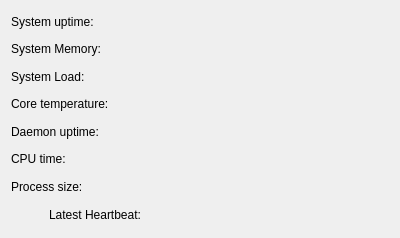
<?xml version="1.0" encoding="UTF-8"?>
<ui version="4.0">
 <class>snowgui::SystemInfoWidget</class>
 <widget class="QWidget" name="snowgui::SystemInfoWidget">
  <property name="geometry">
   <rect>
    <x>0</x>
    <y>0</y>
    <width>400</width>
    <height>238</height>
   </rect>
  </property>
  <property name="windowTitle">
   <string>Form</string>
  </property>
  <layout class="QGridLayout" name="gridLayout">
   <item row="6" column="3">
    <widget class="QLabel" name="sizeField">
     <property name="text">
      <string/>
     </property>
    </widget>
   </item>
   <item row="3" column="3">
    <widget class="QLabel" name="temperatureField">
     <property name="minimumSize">
      <size>
       <width>120</width>
       <height>0</height>
      </size>
     </property>
     <property name="text">
      <string/>
     </property>
    </widget>
   </item>
   <item row="2" column="3">
    <widget class="QLabel" name="loadField">
     <property name="text">
      <string/>
     </property>
    </widget>
   </item>
   <item row="1" column="3">
    <widget class="QLabel" name="systemMemoryField">
     <property name="text">
      <string/>
     </property>
    </widget>
   </item>
   <item row="1" column="1" colspan="2">
    <widget class="QLabel" name="systemMemoryLabel">
     <property name="text">
      <string>System Memory:</string>
     </property>
    </widget>
   </item>
   <item row="7" column="2">
    <widget class="QLabel" name="heartbeatLabel">
     <property name="text">
      <string>Latest Heartbeat:</string>
     </property>
    </widget>
   </item>
   <item row="7" column="1">
    <widget class="snowgui::HeartWidget" name="heartWidget" native="true">
     <property name="minimumSize">
      <size>
       <width>32</width>
       <height>24</height>
      </size>
     </property>
     <property name="maximumSize">
      <size>
       <width>32</width>
       <height>24</height>
      </size>
     </property>
    </widget>
   </item>
   <item row="2" column="1" colspan="2">
    <widget class="QLabel" name="loadLabel">
     <property name="text">
      <string>System Load:</string>
     </property>
    </widget>
   </item>
   <item row="4" column="1" colspan="2">
    <widget class="QLabel" name="daemonUptimeLabel">
     <property name="text">
      <string>Daemon uptime:</string>
     </property>
    </widget>
   </item>
   <item row="5" column="3">
    <widget class="QLabel" name="cputimeField">
     <property name="text">
      <string/>
     </property>
    </widget>
   </item>
   <item row="4" column="3">
    <widget class="QLabel" name="daemonUptimeField">
     <property name="text">
      <string/>
     </property>
    </widget>
   </item>
   <item row="0" column="3">
    <widget class="QLabel" name="systemUptimeField">
     <property name="text">
      <string/>
     </property>
    </widget>
   </item>
   <item row="0" column="1" colspan="2">
    <widget class="QLabel" name="systemUptimeLabel">
     <property name="text">
      <string>System uptime:</string>
     </property>
    </widget>
   </item>
   <item row="7" column="3">
    <widget class="QLabel" name="heartbeatField">
     <property name="text">
      <string/>
     </property>
    </widget>
   </item>
   <item row="3" column="1" colspan="2">
    <widget class="QLabel" name="temperatureLabel">
     <property name="minimumSize">
      <size>
       <width>0</width>
       <height>0</height>
      </size>
     </property>
     <property name="maximumSize">
      <size>
       <width>16777215</width>
       <height>16777215</height>
      </size>
     </property>
     <property name="text">
      <string>Core temperature:</string>
     </property>
    </widget>
   </item>
   <item row="5" column="1" colspan="2">
    <widget class="QLabel" name="cputimeLabel">
     <property name="text">
      <string>CPU time:</string>
     </property>
    </widget>
   </item>
   <item row="6" column="1" colspan="2">
    <widget class="QLabel" name="sizeLabel">
     <property name="text">
      <string>Process size:</string>
     </property>
    </widget>
   </item>
  </layout>
 </widget>
 <customwidgets>
  <customwidget>
   <class>snowgui::HeartWidget</class>
   <extends>QWidget</extends>
   <header location="global">HeartWidget.h</header>
   <container>1</container>
  </customwidget>
 </customwidgets>
 <resources/>
 <connections/>
</ui>
